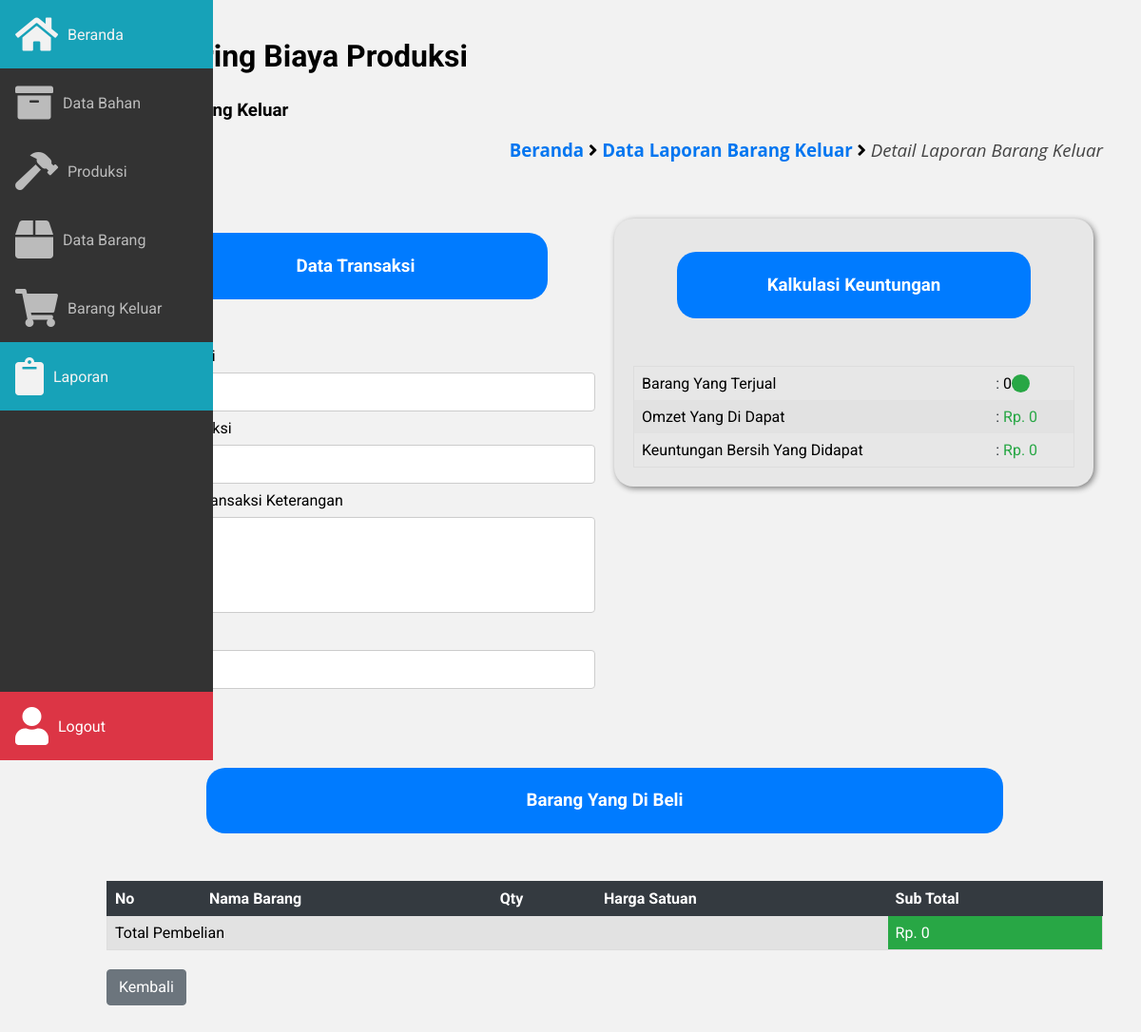
Before: /frontend/laporan/detail_laporan.php?Tr=202103200014&page=laporan with the older database file.
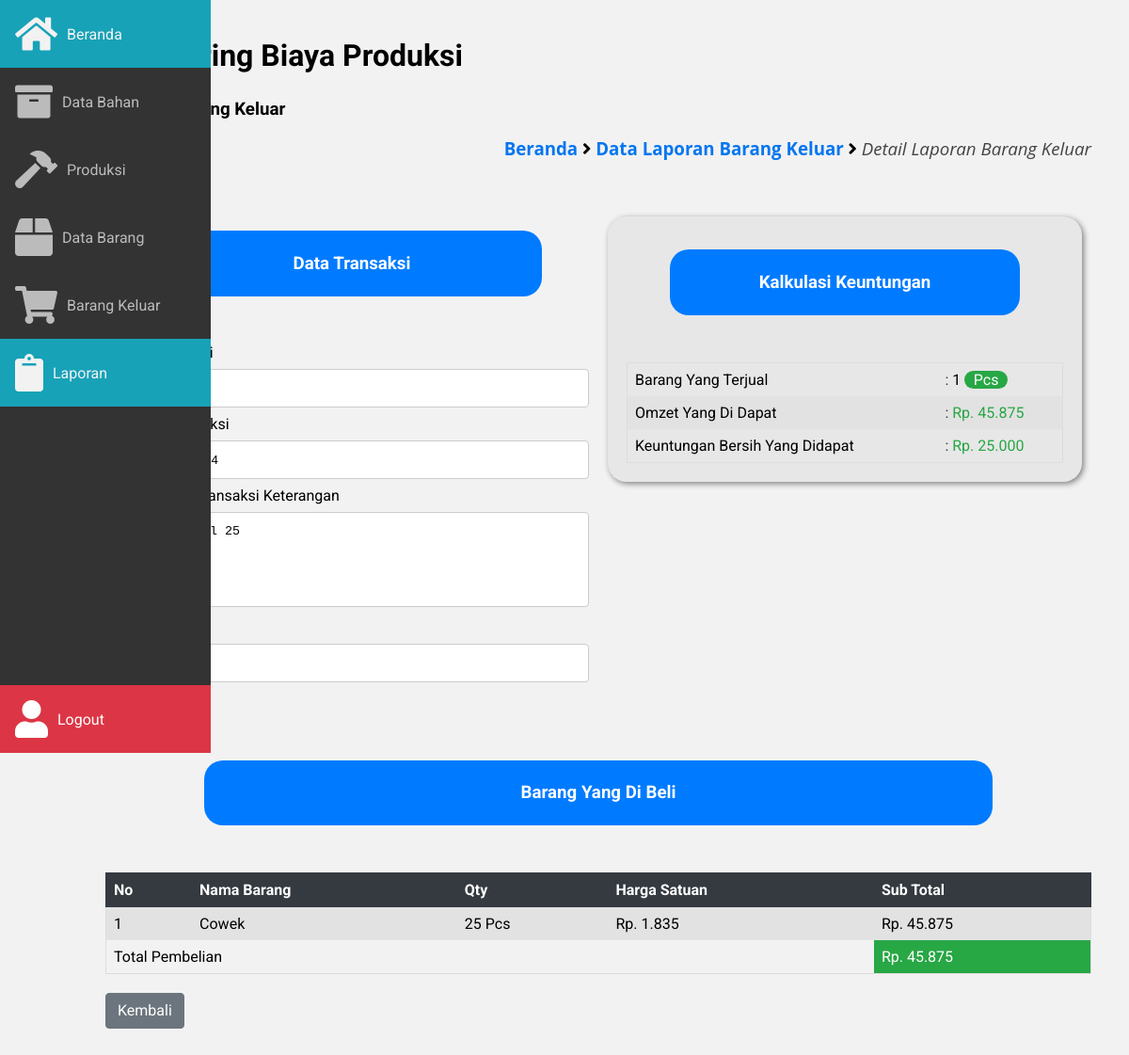
After: the same page with the newer database file.
### tables this page shows
CREATE TABLE `transaksi` (
  `id_tbl_transaksi` int(100) NOT NULL,
  `no_transaksi` varchar(40) NOT NULL,
  `nama_pembeli` varchar(100) NOT NULL,
  `keterangan` text DEFAULT NULL,
  `nama_kasir` varchar(20) NOT NULL
);

CREATE TABLE `detail_transaksi` (
  `id_detail_transaksi` int(11) NOT NULL,
  `tgl_transaksi` date NOT NULL,
  `nomor_tr` varchar(50) NOT NULL,
  `barang_id` varchar(20) NOT NULL,
  `qty` int(13) NOT NULL,
  `harga_item` int(20) NOT NULL,
  `untung_item_detail` int(20) NOT NULL,
  `sub_total` int(13) NOT NULL
);

CREATE TABLE `barang` (
  `id_barang` int(20) NOT NULL,
  `nama_barang` varchar(100) NOT NULL,
  `stok_barang` int(200) NOT NULL,
  `satuan_stok_barang` varchar(100) NOT NULL,
  `untung_barang` int(100) NOT NULL,
  `harga_jual_item` int(20) NOT NULL,
  `produksi_id` varchar(200) NOT NULL
);

### frontend/laporan/detail_laporan.php (the view, shortened to what the changed rows need)
<!DOCTYPE html>
<html lang="pt-BR">
	<head>
		<link rel="stylesheet" href="https://pro.fontawesome.com/releases/v5.10.0/css/all.css"/>
		<link
			rel="stylesheet"
			href="https://cdn.materialdesignicons.com/4.9.95/css/materialdesignicons.min.css"
		/>
		<link rel="stylesheet" href="../../assets/css/main.css" />
		<link rel="stylesheet" href="../../assets/css/style.css" />
		<link rel="stylesheet" href="../../assets/css/sidebar.css" />
	</head>
	<body>
	<?php
		include '../../database/koneksi.php';
	?>
		<main class="main">
			<section>
				<h2>Monitoring Biaya Produksi</h2>
				<div class="container margin-bottom-100">
					<div class="baris">
            <div class="kolom-50-kiri">
              <div class="box-konten">
                <?php
                  $Tr                    = $_GET['Tr'];
                  $sqlSelectTransaksi    = "SELECT * FROM transaksi WHERE no_transaksi = '$Tr' ";
                  $querySelectTransaksi  = mysqli_query($host, $sqlSelectTransaksi);
                  $DetailTransaksi       = mysqli_fetch_assoc($querySelectTransaksi);
                ?>
                <form>
                  <label>Nama Pembeli</label>
                  <input type="text" class="form" value="<?= $DetailTransaksi['nama_pembeli'] ?>" readonly>
                  <label>Nomor Transaksi</label>
                  <input type="text" class="form" value="<?= $DetailTransaksi['no_transaksi'] ?>" readonly>
                  <label>Keterangan Transaksi</label>
                  <label>Keterangan</label>
                  <textarea class="form textarea-no-resize" rows="5" readonly><?= $DetailTransaksi['keterangan'] ?></textarea>
                  <label>Petugas Kasir</label>
                  <input type="text" class="form" value="<?= $DetailTransaksi['nama_kasir'] ?>" readonly>
                </form>
              </div>
            </div>
            <div class="kolom-50-kanan">
              <div class="box-konten-radius backgorund-e7 padding-20">
                <div class="table-box">
                  <?php
                    $sqlKalkulasiUntung   = "SELECT * FROM detail_transaksi INNER JOIN barang ON detail_transaksi.barang_id = barang.id_barang WHERE nomor_tr = '$Tr' ";
                    $queryKalkulasiUntung = mysqli_query($host, $sqlKalkulasiUntung);
                    $dataKalulasi         = mysqli_fetch_assoc($queryKalkulasiUntung);
                    $cekDataKalkulasi     = mysqli_num_rows($queryKalkulasiUntung);
                    $sqlDetailBarangSub   = "SELECT SUM(sub_total) AS sub_total FROM detail_transaksi WHERE nomor_tr = '$Tr' ";
                    $queryDetailBarangSub = mysqli_query($host, $sqlDetailBarangSub);
                    $dataSubDetail_barang = mysqli_fetch_assoc($queryDetailBarangSub);
                    $sumUntungTransaksi      = "SELECT SUM(untung_item_detail) AS untung_bersih FROM detail_transaksi WHERE nomor_tr = '$Tr' ";
                    $querySumUntungTransaksi = mysqli_query($host, $sumUntungTransaksi);
                    $keuntunganBersih        = mysqli_fetch_assoc($querySumUntungTransaksi);
                  ?>
                  <table class="table-responsive">
                    <tr>
                      <td>Barang Yang Terjual</td>
                      <td> <span class="teks-hitam"> : </span>
                        <?= $cekDataKalkulasi . " " . "<span class='lencana-radius lencana-hijau'>" . $dataKalulasi['satuan_stok_barang'] ."</span>"  ?>
                      </td>
                    </tr>
                      <td>Omzet Yang Di Dapat</td>
                      <td class="background-putih teks-hijau"> <span class="teks-hitam"> : </span>
                      <?= "Rp. " . number_format($dataSubDetail_barang['sub_total'],0,',','.') ?>
                      </td>
                      <td>Keuntungan Bersih Yang Didapat</td>
                      <td class="background-putih teks-hijau"> <span class="teks-hitam"> : </span>
                      <?= "Rp. " . number_format($keuntunganBersih['untung_bersih'],0,',','.') ?>
                      </td>
                  </table>
                </div>
              </div>
            </div>
            <div class="kolom-100 margin-top-50">
              <div class="table-box">
                <table class="table-responsive">
                  <tr class="thead-dark">
                    <th>No</th>
                    <th>Nama Barang</th>
                    <th>Qty</th>
                    <th>Harga Satuan</th>
                    <th>Sub Total</th>
                  </tr>
                  <?php
                    $no                = 1;
                    $sqlDetailBarang   = "SELECT * FROM detail_transaksi INNER JOIN barang ON detail_transaksi.barang_id = barang.id_barang WHERE nomor_tr = '$Tr' ";
                    $queryDetailBarang = mysqli_query($host, $sqlDetailBarang);
                    while ($DetailBarang = mysqli_fetch_assoc($queryDetailBarang)) {
                  ?>
                  <tr>
                    <td><?= $no++ ?></td>
                    <td><?= $DetailBarang['nama_barang'] ?></td>
                    <td><?= $DetailBarang['qty'] . " " . $DetailBarang['satuan_stok_barang'] ?></td>
                    <td><?= "Rp. " . number_format($DetailBarang['harga_jual_item'],0,',','.') ?></td>
                    <td><?= "Rp. " . number_format($DetailBarang['sub_total'],0,',','.') ?></td>
                  </tr>
                  <?php } ?>
                  <tr>
                    <td colspan="4">Total Pembelian</td>
                    <td class="background-hijau teks-putih">
                      <?= "Rp. " . number_format($dataSubDetail_barang['sub_total'],0,',','.') ?>
                    </td>
                  </tr>
                </table>
              </div>
            </div>
          </div>
				</div>
      </section>
		</main>
	</body>
</html>

Changed rows visible on the page:
added transaksi: nama_pembeli "Bambang Tri", no_transaksi "202103200014", keterangan "Beli Kendil 25", nama_kasir "Adhimas Pns"
added detail_transaksi: barang.satuan_stok_barang "Pcs", barang.nama_barang "Cowek", qty "25", barang.harga_jual_item "1.835", sub_total "45.875"
Other visible differences:
$cekDataKalkulasi: "0" → "1"
$dataSubDetail_barang['sub_total']: "0" → "45.875"
$keuntunganBersih['untung_bersih']: "0" → "25.000"
